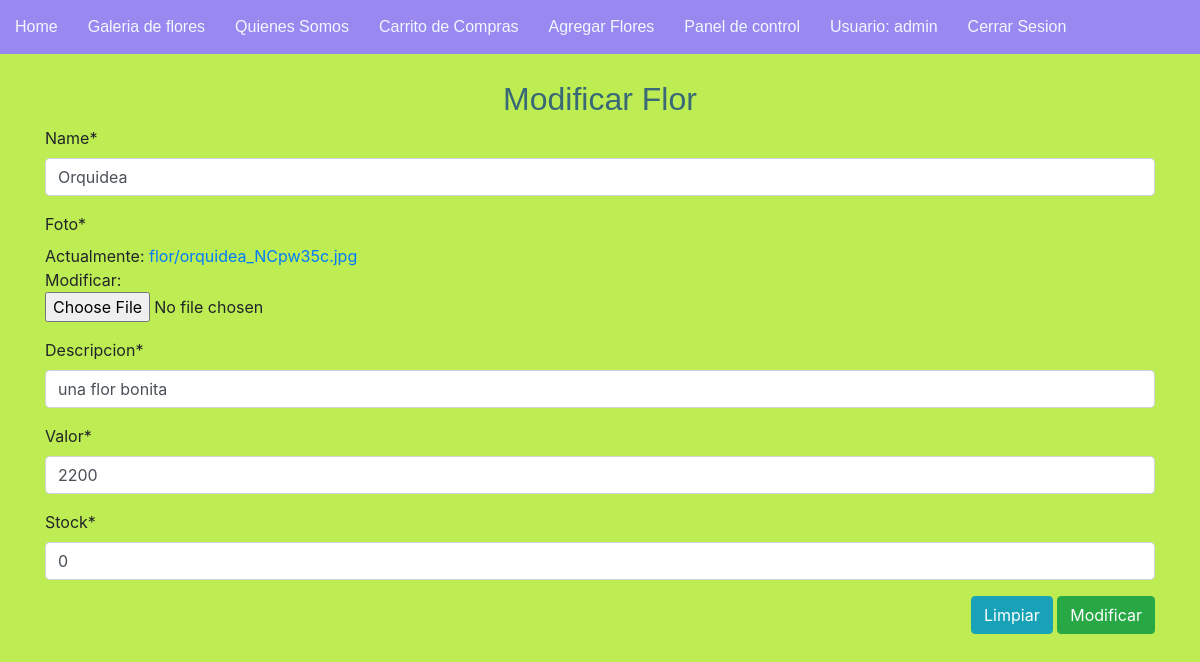
The app's page /modificar_flor/Orquidea/ (signed in) with its own data.
### floreria/models.py (models this page shows, shortened)
class Flores(models.Model):
    name=models.CharField(max_length=100, primary_key=True)
    foto=models.ImageField(upload_to="flor",null=False)
    descripcion=models.TextField(max_length=300, null=False)
    valor=models.IntegerField(null=False)
    stock=models.IntegerField(null=False)

### floreria/views.py (the view)
# urls.py: path('modificar_flor/<id>/',modificar_flor,name='MODIFICA'),
@permission_required('floreria.change_flores')
def modificar_flor(request, id):
    flor = Flores.objects.get(name=id)
    data = {
        'form':FlorForm(instance=flor)
    }
    if request.method == 'POST':
        formulario = FlorForm(data=request.POST, instance=flor, files=request.FILES)
        if formulario.is_valid():
            formulario.save()
            data['msj'] = "Modificado correctamente"
        data['form'] = formulario
    return render(request, 'core/modificar_flor.html', data)

### floreria/forms.py
class FlorForm(ModelForm):
    name = forms.CharField(min_length=3, max_length=50)
    descripcion = forms.CharField(min_length=10,max_length=300)
    valor = forms.IntegerField(min_value=0,max_value=500000)
    stock = forms.IntegerField(min_value=0,max_value=99999)
    class Meta:
        model = Flores
        fields = ['name','foto','descripcion','valor','stock']

### floreria/templates/core/modificar_flor.html (shortened to what this page needs)
{% extends "core/base.html" %}
{% load crispy_forms_tags %}
{% block contenido %}
    <h2>Modificar Flor</h2>
    <form action="" method="POST" enctype="multipart/form-data">
        {{ form | crispy}}
    <div class="float-right">
        <input type="reset" value="Limpiar" class="btn btn-info">
        <input type="submit" value="Modificar" class="btn btn-success">
    </div>
    </form>
{% endblock contenido %}

### floreria/templates/core/base.html (shortened to what this page needs)
<!DOCTYPE html>
<html lang="en">
{% load static %}
<head>
    <link rel="stylesheet" href="https://stackpath.bootstrapcdn.com/bootstrap/4.3.1/css/bootstrap.min.css"
>
    <link href="{% static 'core/css/estilos_floreria.css' %}" type="text/css" rel="stylesheet">
</head>
<body>
    <header>
        <nav>
            <ol>
                <li>
                    <a href="{% url 'HOME' %}"> Home</a>
                </li>
                <li>
                    <a href="{% url 'GALE' %}"> Galeria de flores</a>
                </li>
                <li>
                    <a href="{% url 'QUIEN' %}"> Quienes Somos</a>
                </li>
                {% if user.is_authenticated %}
                <li>
                        <a href="{% url 'SHOP' %}"> Carrito de Compras</a>
                </li>
                {% if user.is_superuser %}
                <li>
                    <a href="{% url 'AGREGAR' %}">Agregar Flores</a>
                </li>
                <li>
                    <a href="{% url 'ADMIN' %}">Panel de control</a>
                </li>
                {% endif %}
                <li>
                    <a href="#">Usuario: {{user.username}}</a>
                </li>
                <li>
                    <a href="{% url 'LOGOUT' %}"> Cerrar Sesion</a>
                </li>
                {% endif %}
            </ol>
        </nav>
    </header>
    <section>
        <div class="container">
                {% block contenido %}
                {% endblock contenido %}
        </div>
    </section>
</body>
</html>

### floreria/static/core/css/estilos_floreria.css (style rules this page uses)
* { margin: 0; padding: 0; }
ol, ul { list-style: none; }
header { width: 100%; position: fixed; z-index: 100; }
body { background-color: rgb(190, 236, 83); }
nav { background-color: rgb(152, 136, 240); width: 100%; overflow: auto; }
nav a { color: aliceblue; }
nav li { float: left; list-style: none; display: block; background-color: rgb(152, 136, 240); font-family: Arial, Helvetica, sans-serif; padding: 15px; }
h2 { color: rgb(57, 104, 119); font-family: Arial, Helvetica, sans-serif; text-align: center; }
section { padding-top: 80px; }

### records on screen
Flores: name "Orquidea", descripcion "una flor bonita", valor "2200", stock "0"

### other values on screen
{{ user.username }} "admin"
